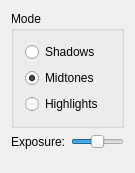
<?xml version="1.0" encoding="UTF-8"?>
<ui version="4.0">
 <class>DodgeBurnConfigurationBaseWidget</class>
 <widget class="QWidget" name="DodgeBurnConfigurationBaseWidget">
  <property name="geometry">
   <rect>
    <x>0</x>
    <y>0</y>
    <width>135</width>
    <height>173</height>
   </rect>
  </property>
  <layout class="QVBoxLayout">
   <item>
    <widget class="QGroupBox" name="buttonGroup1">
     <property name="title">
      <string>Mode</string>
     </property>
     <layout class="QVBoxLayout">
      <item>
       <widget class="QRadioButton" name="radioButtonShadows">
        <property name="text">
         <string>Shadows</string>
        </property>
        <property name="checked">
         <bool>false</bool>
        </property>
       </widget>
      </item>
      <item>
       <widget class="QRadioButton" name="radioButtonMidtones">
        <property name="text">
         <string>Midtones</string>
        </property>
        <property name="checked">
         <bool>true</bool>
        </property>
       </widget>
      </item>
      <item>
       <widget class="QRadioButton" name="radioButtonHighlights">
        <property name="text">
         <string>Highlights</string>
        </property>
       </widget>
      </item>
     </layout>
    </widget>
   </item>
   <item>
    <layout class="QHBoxLayout">
     <item>
      <widget class="QLabel" name="textLabel1">
       <property name="text">
        <string>Exposure:</string>
       </property>
       <property name="wordWrap">
        <bool>false</bool>
       </property>
      </widget>
     </item>
     <item>
      <widget class="QSlider" name="sliderExposure">
       <property name="maximum">
        <number>100</number>
       </property>
       <property name="value">
        <number>50</number>
       </property>
       <property name="orientation">
        <enum>Qt::Horizontal</enum>
       </property>
      </widget>
     </item>
    </layout>
   </item>
   <item>
    <spacer name="spacer1">
     <property name="orientation">
      <enum>Qt::Vertical</enum>
     </property>
     <property name="sizeType">
      <enum>QSizePolicy::Expanding</enum>
     </property>
     <property name="sizeHint" stdset="0">
      <size>
       <width>20</width>
       <height>41</height>
      </size>
     </property>
    </spacer>
   </item>
  </layout>
 </widget>
 <layoutdefault spacing="6" margin="11"/>
 <resources/>
 <connections/>
</ui>
